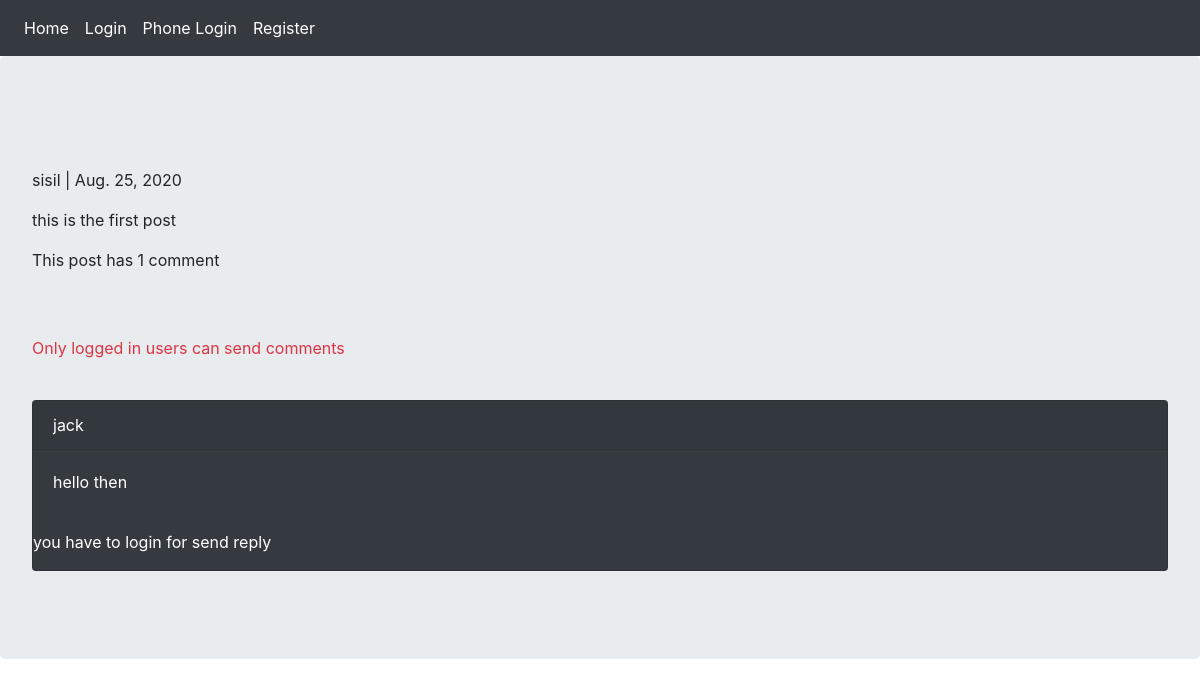
Page /2020/8/25/first-post on the earlier database version.
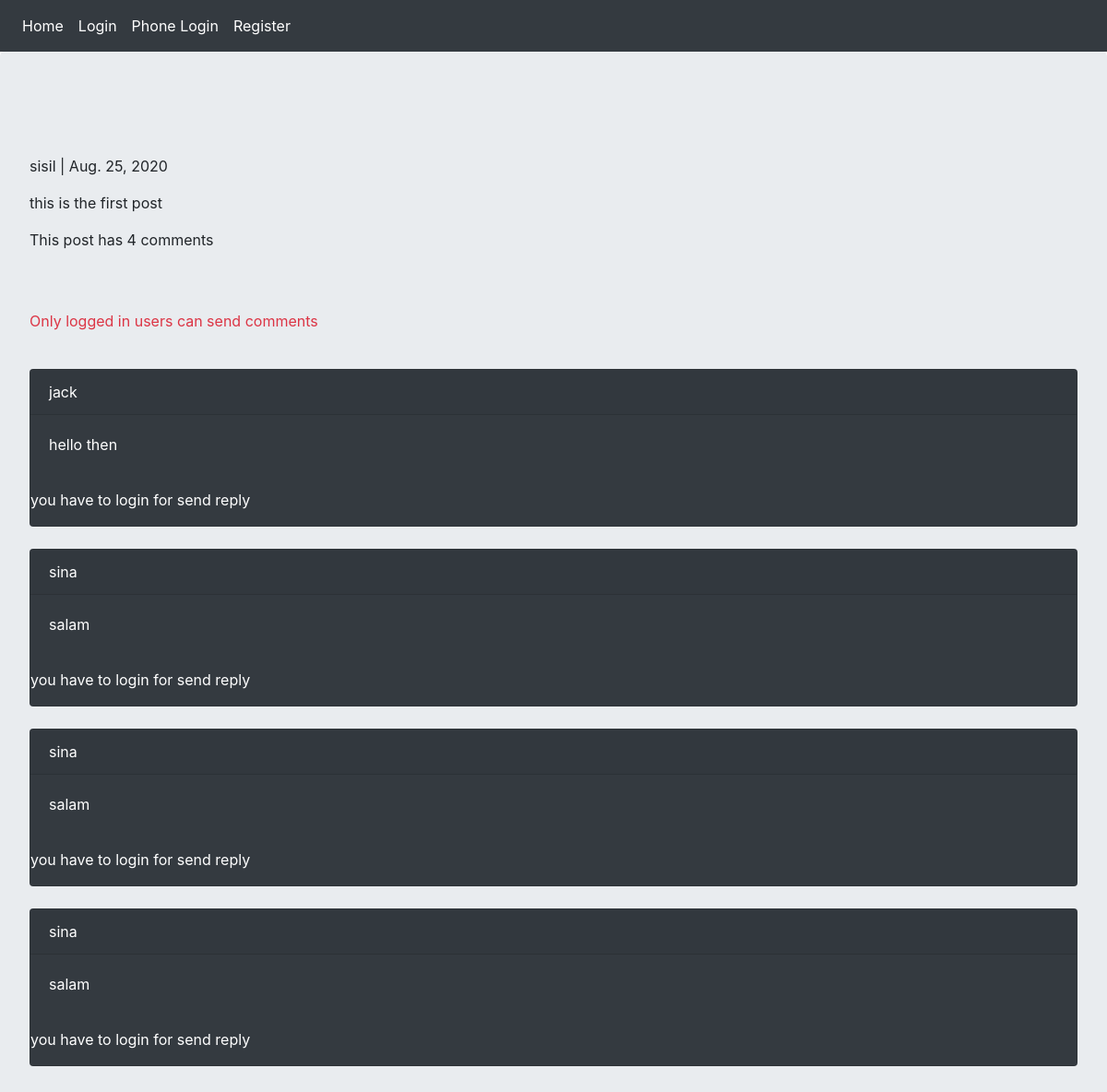
Same page on the later database version.
### posts/models.py (models this page shows, shortened)
class Post(models.Model):
    user=models.ForeignKey(User,on_delete=models.CASCADE)
    body=models.TextField(max_length=400,default=None)
    slug=models.SlugField(max_length=200)
    created=models.DateTimeField(auto_now_add=True)

class Comment(models.Model):
    user=models.ForeignKey(User, on_delete=models.CASCADE,null=True,blank=True,related_name='ucomment')
    post=models.ForeignKey(Post,on_delete=models.CASCADE,null=True,blank=True,related_name='pcomment')
    reply=models.ForeignKey('self', on_delete=models.CASCADE,null=True,blank=True,related_name='rcomment')
    is_reply=models.BooleanField(default=False)
    body=models.TextField(max_length=400)
    created=models.DateTimeField(auto_now_add=True)
    class Meta:
        ordering=('created',)

### posts/views.py (the view)
# urls.py: path('<int:year>/<int:month>/<int:day>/<slug:slug>',views.post_detail,name='post_detail'),
def post_detail(request,year,month,day,slug):
    post=get_object_or_404(Post,created__year=year,created__month=month,created__day=day,slug=slug)
    comments = Comment.objects.filter(post=post, is_reply=False)
    reply_form=AddReplyForm()
    can_like=False
    if request.user.is_authenticated:
        if post.user_can_like(request.user):
            can_like=True
    if request.method == "POST":
        form=AddPostForm(request.POST)
        if form.is_valid():
            new_comment=form.save(commit=False)
            new_comment.post=post
            new_comment.user=request.user
            new_comment.save()
            messages.success(request,'your comment submitted successfully','success')
    else:
        form=AddPostForm()
    return render(request,'posts/post_detail.html',{'post':post,'comments':comments,'form':form,'reply':reply_form,'can_like':can_like})

### posts/templates/posts/post_detail.html (shortened to what this page needs)
{%extends 'base.html' %}
{%block content%}
<p>{{post.user}} | {{post.created|date}}</p>
<p>{{post.body}}</p></hr>
{%with total=comments.count%}
    <p>This post has {{total}} comment{{total|pluralize}}</p>
    {%endwith%}
{%if request.user.is_authenticated%}
<form action="" method="post" novalidate
    {%csrf_token%}
    {{form.as_p}}
    <input type="submit" value="Send" class="btn btn-primary">
</form>
{%else%}
<p class="text-danger">Only logged in users can send comments</p>
{%endif%}</br>
{%for comment in comments%}
    <div class="card bg-dark  text-white">
        <p class="card-header">{{comment.user}}</p>
        <p class="card-body">{{comment.body}}</p>
        {%if request.user.is_authenticated%}
        <div class="card-body">
            <form action="{%url 'posts:add_reply' post.id comment.id%} " method="post">
                {%csrf_token%}
                {{reply.as_p}}
                <input type="submit" value="Send">
            </form>
        </div>
        {%else%}
           <p>you have to login for send reply</p>
        {%endif%}
    </div></br>
    {%empty%}
    <p>There is no comment</p>
{%endfor%}
{%endblock%}

### templates/base.html (shortened to what this page needs)
<!DOCTYPE html>
<html lang="en">
    <link rel="stylesheet" href="https://stackpath.bootstrapcdn.com/bootstrap/4.5.2/css/bootstrap.min.css">
    <head>
    </head>
<body>
    {%include 'inc/navbar.html' %}
    <div class="jumbotron">
    {%block content%}   {%endblock%}
    </div>
</body>

### templates/inc/navbar.html
<nav class="navbar navbar-expand-lg navbar-dark bg-dark">
    <div class="navbar-nav">
        <a class="nav-item nav-link active" href="{% url 'posts:all_posts' %}">Home</a>
        {% if request.user.is_authenticated %}
        <a class="nav-item nav-link active" href="{% url 'account:logout' %}">Logout</a>
        {% else %}
        <a class="nav-item nav-link active" href="{% url 'account:login' %}">Login</a>
        <a class="nav-item nav-link active" href="{% url 'account:phone_login' %}">Phone Login</a>
        <a class="nav-item nav-link active" href="{% url 'account:register' %}">Register</a>
        {% endif %}
    </div>
</nav>

Differences in the rows shown:
added Comment: user "sina", body "salam"
added Comment: user "sina", body "salam"
added Comment: user "sina", body "salam"
Other differences:
{{ total }}: "1" → "4"
